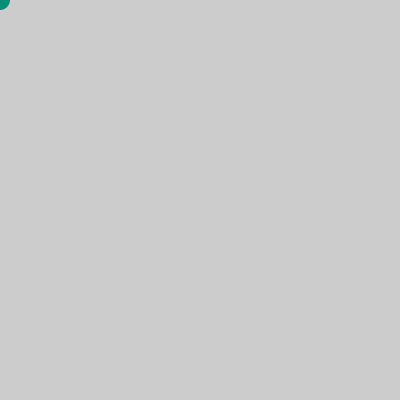
Frame 1 (no input)
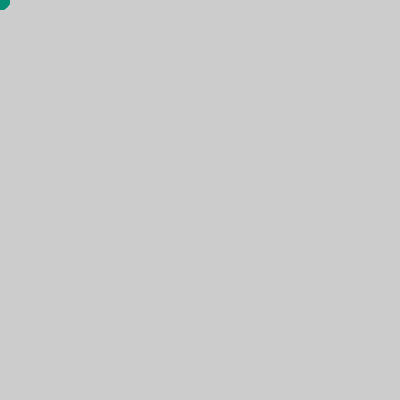
Frame 60 (the mouse pressed at the canvas centre just before this capture)
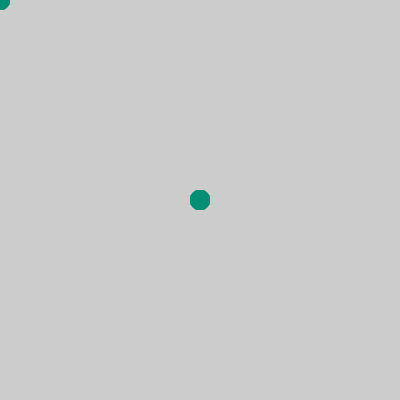
Frame 120 (the mouse held since frame 60 and released just before this capture)

The Processing sketch that drew these frames (run headless with seeded random() and noise(); from frame 60 on, the mouse is pressed at the canvas centre):

// Processing sketch: processing_130393
// ── processing_130393.pde

//Kristen CHon Copyright 2014 #4 HW

//mousePressed: When pressing mouse, a white ellipse appears behind the ellipse under void draw
//keyPressed: When key "s" is pressed, the background color changes 
//mouseWheel: When mouse is scrolled, the background color changes to navy (300).
float x, y, wd, ht;


void setup()
{
   size(400, 400);
   x=mouseX;
   y=mouseY;
   wd=100;
   ht=100;
}

void mouseWheel(MouseEvent event)
{
  background(300);
}

void mousePressed()
{
  noStroke();
  fill(255, 255, 255);
  ellipse (mouseX, mouseY, wd+x, ht+y);
  //fill(random(255), random(255), random(255));
  
}


void draw()
{
  noStroke();
  fill(7, 142, 116);
  ellipse(mouseX, mouseY, .2*wd, .2*ht);
}
void keyPressed()
{
  if (key=='s');
  fill(random(255), random(255), random(255));
  rect(x, y, 4*wd, 4*ht);
}
